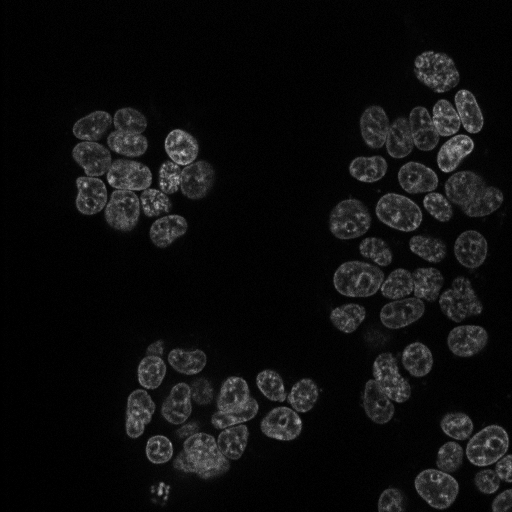
#> input picture tests/data/projections/FOV_00007_RAW.tif, 1024 x 1024 px (shown at 1/2 size); its folder holds only this picture in this run
$ python -i nucleus_segmentation.py   (imports and definitions only)   (older library calls are emulated)
#> lines starting #> are read from the running program, lines starting #| are printed output that depends on the picture; after the words box and inside, x2 and y2 are one past the last pixel; in counts of white or black regions, pixels touching at a corner belong together
### opencell/imaging/utils.py
import io
import base64
import skimage
import imageio
import tifffile
import numpy as np
import pandas as pd
from scipy import ndimage
from skimage import feature
from skimage import morphology


# [48 lines left out: functions load, load_and_downscale_2x, b64encode_image, autoscale, not called in this run]


# alias for autoscale, for backwards compatibility
def autogain(*args, **kwargs):
    return autoscale(*args, **kwargs)


def remove_small_regions(mask, min_area, conn=1):
    '''
    Remove regions that are too small or too large from the mask
    '''
    mask_label = skimage.measure.label(mask, connectivity=conn)
    props = skimage.measure.regionprops(mask_label)
    for prop in props:
        if prop.area < min_area:
            mask[mask_label == prop.label] = False
    return mask > 0


# [10 lines left out: function remove_large_regions, not called in this run]


def remove_edge_regions(mask, conn=1):
    '''
    Remove regions in the mask that touch one or more edges of the image
    '''
    mask_out = mask.copy()
    mask_label = skimage.measure.label(mask, connectivity=conn)
    props = skimage.measure.regionprops(mask_label)
    for prop in props:
        if min(prop.bbox) == 0 or prop.bbox[2] == mask.shape[0] or prop.bbox[3] == mask.shape[1]:
            mask_out[mask_label == prop.label] = False
    return mask_out > 0

### opencell/imaging/nucleus_segmentation.py
import os
import re
import sys
import glob
import json
import shutil
import pickle
import hashlib
import skimage
import datetime
import tifffile
import numpy as np
import pandas as pd

from scipy import ndimage
from skimage import feature
from skimage import morphology

from . import utils


def generate_final_mask(im):
    '''
    High-level method to generate the final nucleus segmentation mask
    '''

    # generate an initial, crude background mask
    background_mask = generate_background_mask(im, sigma=5, rel_thresh=1.0)

    # refine the crude mask
    refined_background_mask, _, _ = refine_background_mask(
        im,
        background_mask,
        sigma=4,
        radius=5,
        percentile=7,
        max_area=1e4,
        min_area=900,
    )

    # remove regions too small to be a nucleus from the refined mask
    refined_background_mask = utils.remove_small_regions(refined_background_mask, min_area=1000)

    # generate the (labeled) watershed mask
    watershed_mask = generate_watershed_mask(refined_background_mask, min_distance=15)

    # remove watershed regions that touch the edge of the image,
    # because they are often not accurately segmented
    watershed_mask = utils.remove_edge_regions(watershed_mask)

    return watershed_mask


def generate_background_mask(im, sigma, rel_thresh):
    '''
    Generate a crude nucleus background mask using Li thresholding
    '''
    # smooth the raw image
    imf = skimage.filters.gaussian(im, sigma=sigma)

    # background mask from minimum cross-entropy
    thresh = rel_thresh * skimage.filters.threshold_li(imf)
    mask = imf > thresh
    mask = skimage.morphology.erosion(mask)
    return mask


def laplacian_of_gaussian_filter(im, sigma):
    '''
    Laplace transform a Gaussian-smoothed image
    (aka the Laplacian-of-Gaussian or LoG filter)
    '''
    imf = skimage.filters.gaussian(im, sigma=sigma)
    im_lg = skimage.filters.laplace(imf, ksize=3)
    return im_lg


def refine_background_mask(
    im, background_mask, sigma, radius, percentile, max_area, min_area
):
    '''
    im : raw nucleus image
    background_mask : 'crude' background mask generated by generate_background_mask
    sigma : radius of gaussian for smoothing
    radius : size of the disk for the closing operation
    percentile : intensity threshold for the local minima mask
    max_area : maximum area of holes to fill
    min_area : minimum area of region in the local minimum mask to remove from the background mask

    Steps
    1) generate a 'refined' background mask by thresholding the laplace transform at zero
    2) morphologically close this mask and fill holes to eliminate intra-nuclear holes or gaps
       (empirically, this requires a closing disk of radius at least 4)
    3) multiply this 'refined' mask by the existing background mask (`background_mask`)
       to restore any 'true' holes/gaps that were present in the background mask
    4) generate a mask of local minima in the laplace transform,
       using a percentile threshold (5%-7% works well)
    5) iterate over regions in this local-minima mask and remove them from the refined mask
       if they partially overlap with the background of the refined mask

    This procedure helps to capture the narrow regions and gaps between clumped nuclei,
    which dramatically improves the accuracy of the nucleus positions
    extracted from the distance-transformed mask.

    An alternative and likely better approach would be to find a more sophisticated way
    of 'filling in' the interiors of the nuclei in the refined background mask;
    the use of closing followed by hole-filling here is so crude that the hackish use
    of the local minima mask to add back real gaps between nuclei becomes necessary
    to meaningfully improve over the crude `background_mask`.

    '''

    im_lg = laplacian_of_gaussian_filter(im, sigma)
    refined_mask = (im_lg > 0) * background_mask

    # eliminate intra-nuclear holes in the mask
    refined_mask = skimage.morphology.closing(refined_mask, skimage.morphology.disk(radius))
    refined_mask = skimage.morphology.remove_small_holes(
        refined_mask, area_threshold=max_area, connectivity=1
    )

    # multiply the mask by the background mask again to retain any holes that were present
    # in the background mask (which we can assume are real)
    refined_mask *= background_mask

    # create a mask of local minima in the LoG image
    minima_mask = im_lg < np.percentile(im_lg, percentile)

    # remove regions in the minima mask from the refined mask
    # if they partially overlap with the background of the refined mask
    minima_mask_labeled = skimage.measure.label(minima_mask, connectivity=1)
    props = skimage.measure.regionprops(minima_mask_labeled)
    for prop in props:
        region_overlaps_background = np.min(refined_mask[prop.coords[:, 0], prop.coords[:, 1]]) == 0
        if region_overlaps_background or prop.area > min_area:
            refined_mask[prop.coords[:, 0], prop.coords[:, 1]] = False

    return refined_mask, minima_mask, im_lg


# [14 lines left out: function find_region_centers, not called in this run]


def generate_watershed_mask(mask, min_distance, background_mask=None):
    '''
    Watershed a binary mask using the distance transform approach
    mask : the binary mask to distance-transform
    min_distance : minimum distance between local maxima in the distance transform
        to use as seeds for the watershed
    background_mask : optional, less stringent mask to mask the watershed transform itself
    '''

    if background_mask is None:
        background_mask = mask

    dist = ndimage.distance_transform_edt(mask)
    distf = skimage.filters.gaussian(dist, sigma=1)

    local_max = skimage.feature.peak_local_max(
        distf, indices=False, min_distance=min_distance, labels=mask
    )
    labeled_local_max, num_local_max = ndimage.label(local_max)

    watershed_mask = skimage.morphology.watershed(
        -distf.astype(float),
        mask=background_mask,
        markers=labeled_local_max,
        watershed_line=True,
        compactness=.01
    )
    return watershed_mask

>>> import cv2
>>> picture = cv2.imread('../../tests/data/projections/FOV_00007_RAW.tif', cv2.IMREAD_GRAYSCALE)
#> picture is the input picture: shape (1024, 1024); min 1, max 37, mean 3
>>> result = generate_final_mask(picture)
#> in generate_background_mask, `imf = skimage.filters.gaussian(im, sigma=sigma)`:
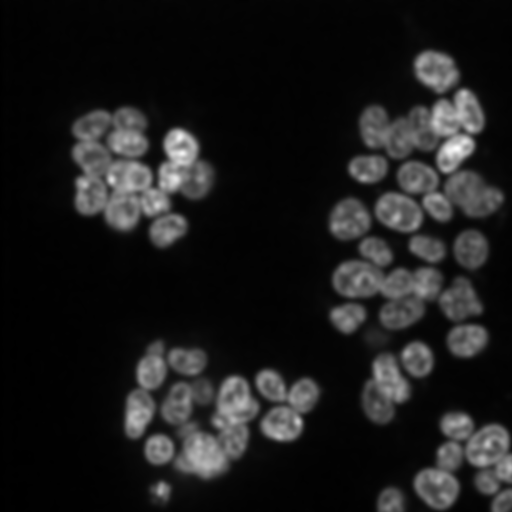
#> imf: shape (1024, 1024) float64 (shown at 1/2 size); min 0.00396, max 0.0733, mean 0.0117; drawn with min black and max white
#> in generate_background_mask, `thresh = rel_thresh * skimage.filters.threshold_li(imf)`: thresh = 0.0123
#> in refine_background_mask, `minima_mask_labeled = skimage.measure.label(minima_mask, connectivity=1)`:
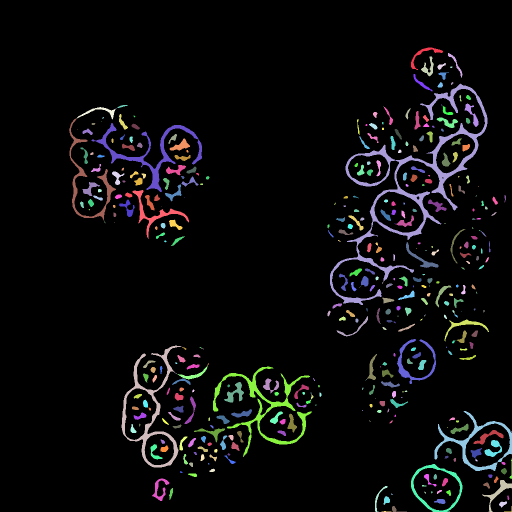
#> minima_mask_labeled: shape (1024, 1024) int32 (shown at 1/2 size); 412 distinct labels, from 0 to 411; one colour per label, 0 black
#> in refine_background_mask, `props = skimage.measure.regionprops(minima_mask_labeled)`: props = 411 regions; largest, box (x1, y1, x2, y2) and area: (660, 167, 975, 610) 12449, (426, 733, 624, 914) 4750, (243, 691, 363, 935) 4216, (183, 246, 404, 384) 3905, (869, 822, 1024, 942) 2753
#> the loop in refine_background_mask, `for prop in props:` made 411 passes
#> after the loop in refine_background_mask, `for prop in props:`:
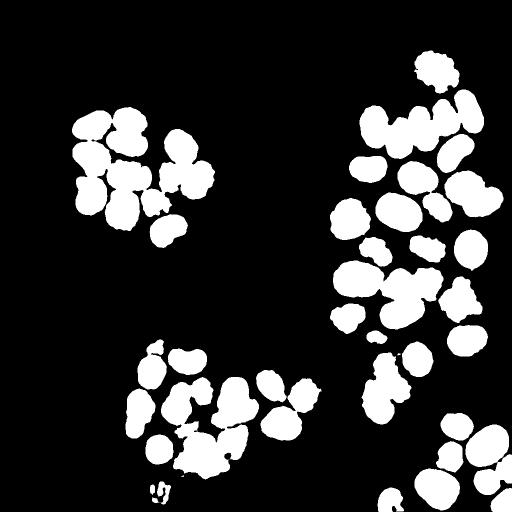
#> refined_mask: shape (1024, 1024) bool (shown at 1/2 size); 21.1% white; 39 white regions (2 under 20 px)
#> in remove_small_regions, `mask_label = skimage.measure.label(mask, connectivity=conn)`:
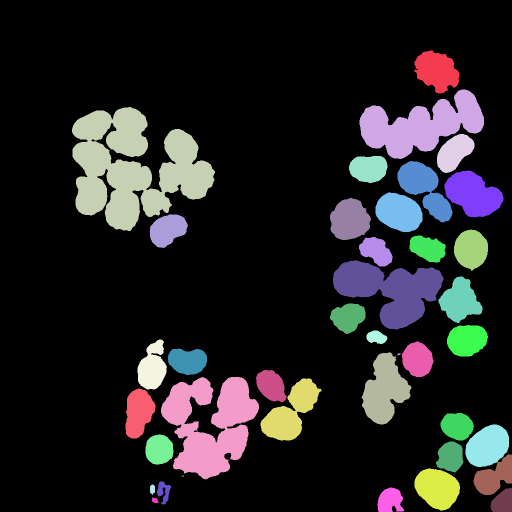
#> mask_label: shape (1024, 1024) int32 (shown at 1/2 size); 43 distinct labels, from 0 to 42; one colour per label, 0 black
#> in remove_small_regions, `props = skimage.measure.regionprops(mask_label)`: props = 42 regions; largest, box (x1, y1, x2, y2) and area: (144, 214, 430, 462) 39758, (322, 754, 518, 959) 23213, (719, 179, 968, 318) 18195, (666, 521, 887, 659) 16755, (723, 705, 823, 849) 8548
#> the loop in remove_small_regions, `for prop in props:` made 42 passes
#> in generate_watershed_mask, `labeled_local_max, num_local_max = ndimage.label(local_max)`: num_local_max = 61
#> in remove_edge_regions, `mask_label = skimage.measure.label(mask, connectivity=conn)`:
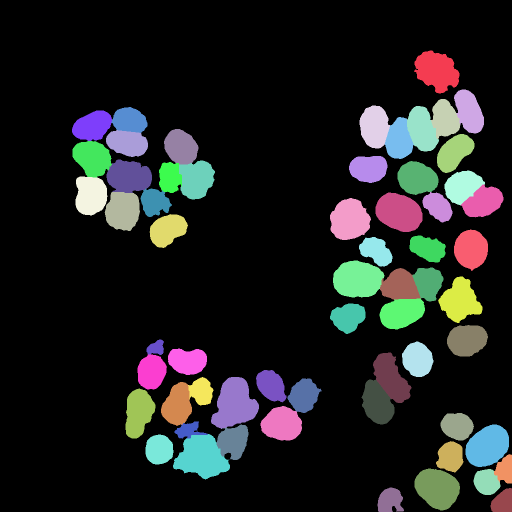
#> mask_label: shape (1024, 1024) int64 (shown at 1/2 size); 62 distinct labels, from 0 to 61; one colour per label, 0 black
#> in remove_edge_regions, `props = skimage.measure.regionprops(mask_label)`: props = 61 regions; largest, box (x1, y1, x2, y2) and area: (346, 868, 460, 959) 6601, (422, 754, 518, 858) 6474, (666, 521, 769, 595) 5930, (751, 385, 845, 464) 5544, (829, 937, 920, 1021) 5533
#> the loop in remove_edge_regions, `for prop in props:` made 61 passes
#> after the loop in remove_edge_regions, `for prop in props:`:
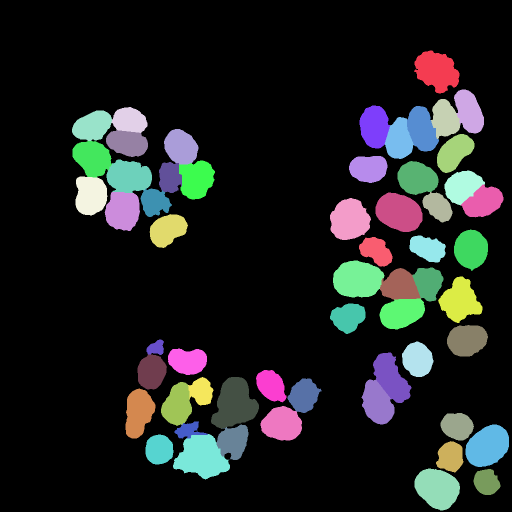
#> mask_out: shape (1024, 1024) int32 (shown at 1/2 size); 59 distinct labels, from 0 to 59; one colour per label, 0 black
#> in remove_edge_regions, `return mask_out > 0`:
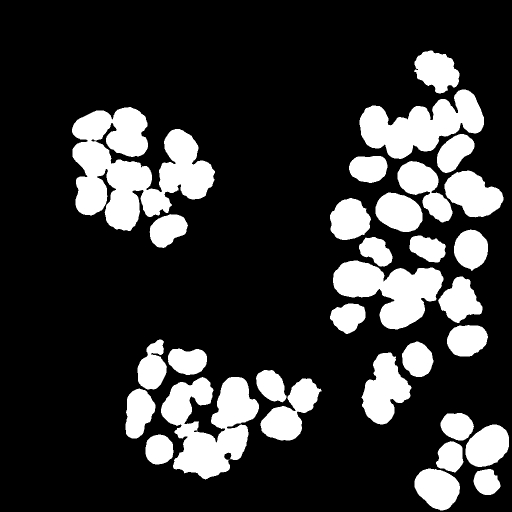
#> returned value: shape (1024, 1024) bool (shown at 1/2 size); 20.5% white; 31 white regions, largest, box (x1, y1, x2, y2) and area: (144, 214, 430, 462) 39758, (322, 754, 518, 959) 23213, (719, 179, 968, 318) 18195

$ run again, on tests/data/projections/FOV_00027_RAW.tif
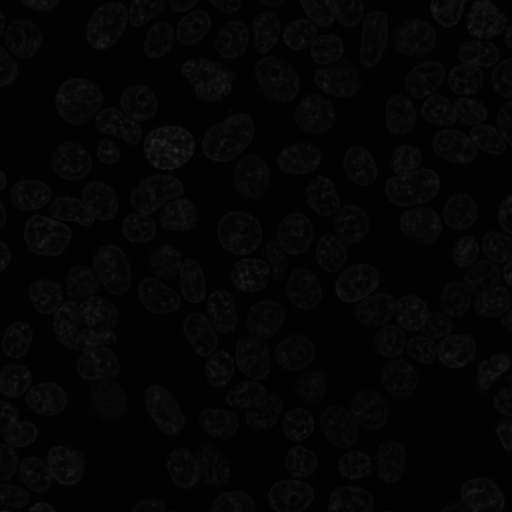
#> input picture tests/data/projections/FOV_00027_RAW.tif, 1024 x 1024 px (shown at 1/2 size)
#> picture is the input picture: shape (1024, 1024); min 0, max 52, mean 4.8
#> thresh = 0.0147
#> minima_mask: shape (1024, 1024) bool; 7% white; 982 white regions (283 under 20 px)
#> minima_mask_labeled: shape (1024, 1024) int32; 1034 distinct labels, from 0 to 1033
#> in refine_background_mask, `props = skimage.measure.regionprops(minima_mask_labeled)`: props = 1033 regions; largest, box (x1, y1, x2, y2) and area: (277, 244, 451, 375) 2564, (843, 0, 1011, 94) 2181, (0, 715, 135, 806) 1117, (41, 387, 120, 473) 832, (469, 473, 547, 555) 783
#> the loop in refine_background_mask, `for prop in props:` made 1033 passes
#> in remove_small_regions, `props = skimage.measure.regionprops(mask_label)`: props = 79 regions; largest, box (x1, y1, x2, y2) and area: (670, 462, 1024, 793) 49543, (58, 488, 264, 837) 32932, (365, 580, 569, 859) 28275, (810, 121, 1024, 327) 21456, (0, 801, 170, 986) 15487
#> the loop in remove_small_regions, `for prop in props:` made 79 passes
#> local_max: shape (1024, 1024) bool; 0.01% white in thin lines or dots
#> labeled_local_max: shape (1024, 1024) int32; 126 distinct labels, from 0 to 125
#> num_local_max = 125
#> watershed_mask: shape (1024, 1024) int32; 126 distinct labels, from 0 to 125
#> in remove_edge_regions, `props = skimage.measure.regionprops(mask_label)`: props = 125 regions; largest, box (x1, y1, x2, y2) and area: (105, 595, 238, 703) 10449, (403, 225, 510, 325) 7422, (287, 251, 390, 342) 7167, (111, 156, 207, 251) 6879, (768, 335, 881, 414) 6600
#> the loop in remove_edge_regions, `for prop in props:` made 125 passes
#> after the loop in remove_edge_regions, `for prop in props:`:
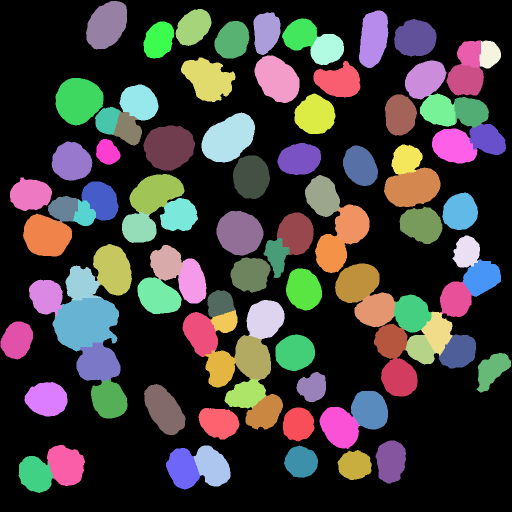
#> mask_out: shape (1024, 1024) int32 (shown at 1/2 size); 99 distinct labels, from 0 to 119; one colour per label, 0 black
#> in remove_edge_regions, `return mask_out > 0`:
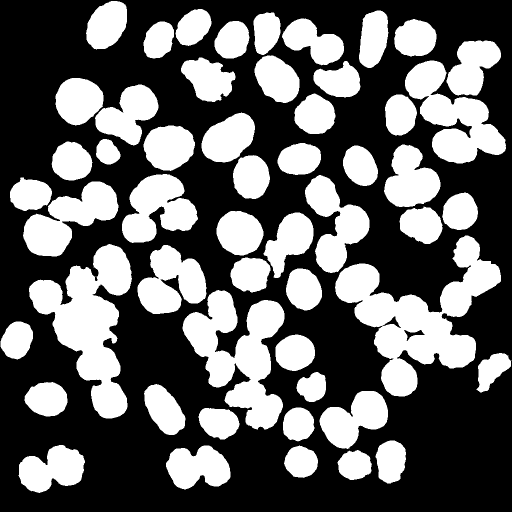
#> returned value: shape (1024, 1024) bool (shown at 1/2 size); 38.8% white; 53 white regions, largest, box (x1, y1, x2, y2) and area: (670, 471, 1002, 793) 40973, (58, 488, 264, 837) 32932, (365, 580, 569, 859) 28275

$ run again, on tests/data/projections/FOV_00061_RAW.tif
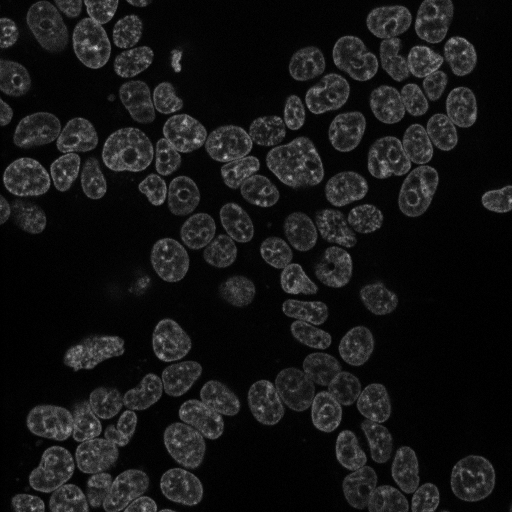
#> input picture tests/data/projections/FOV_00061_RAW.tif, 1024 x 1024 px (shown at 1/2 size)
#> picture is the input picture: shape (1024, 1024); min 1, max 39, mean 4.3
#> thresh = 0.0139
#> minima_mask: shape (1024, 1024) bool; 7% white; 695 white regions (176 under 20 px)
#> minima_mask_labeled: shape (1024, 1024) int32; 736 distinct labels, from 0 to 735
#> in refine_background_mask, `props = skimage.measure.regionprops(minima_mask_labeled)`: props = 735 regions; largest, box (x1, y1, x2, y2) and area: (137, 0, 291, 144) 2666, (52, 859, 193, 1024) 2160, (0, 303, 128, 400) 1707, (528, 164, 631, 314) 1579, (727, 99, 866, 214) 1500
#> the loop in refine_background_mask, `for prop in props:` made 735 passes
#> in remove_small_regions, `props = skimage.measure.regionprops(mask_label)`: props = 58 regions; largest, box (x1, y1, x2, y2) and area: (53, 722, 405, 1024) 38172, (495, 704, 785, 927) 29472, (276, 228, 572, 415) 26448, (735, 173, 955, 435) 23453, (732, 11, 954, 202) 18371
#> the loop in remove_small_regions, `for prop in props:` made 58 passes
#> local_max: shape (1024, 1024) bool; 0.01% white in thin lines or dots
#> labeled_local_max: shape (1024, 1024) int32; 100 distinct labels, from 0 to 99
#> num_local_max = 99
#> watershed_mask: shape (1024, 1024) int32; 100 distinct labels, from 0 to 99
#> in remove_edge_regions, `props = skimage.measure.regionprops(mask_label)`: props = 99 regions; largest, box (x1, y1, x2, y2) and area: (532, 273, 649, 377) 8497, (203, 254, 308, 345) 7504, (900, 909, 992, 1004) 6918, (212, 938, 355, 1024) 6580, (795, 332, 879, 435) 6144
#> the loop in remove_edge_regions, `for prop in props:` made 99 passes
#> after the loop in remove_edge_regions, `for prop in props:`:
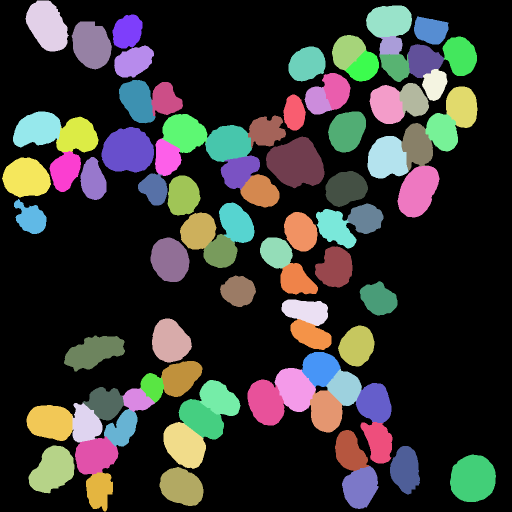
#> mask_out: shape (1024, 1024) int32 (shown at 1/2 size); 87 distinct labels, from 0 to 94; one colour per label, 0 black
#> in remove_edge_regions, `return mask_out > 0`:
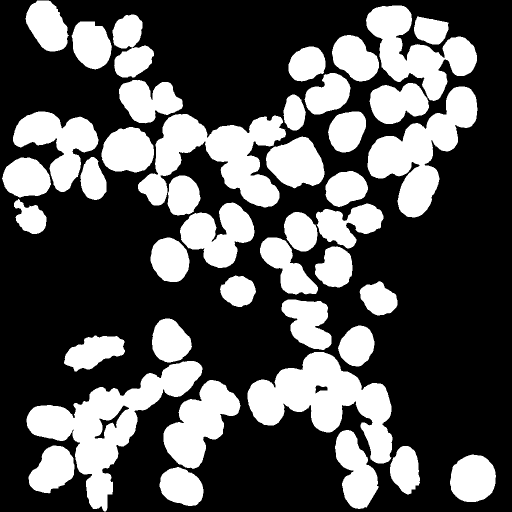
#> returned value: shape (1024, 1024) bool (shown at 1/2 size); 33.3% white; 43 white regions, largest, box (x1, y1, x2, y2) and area: (53, 722, 405, 1023) 31592, (495, 704, 785, 927) 29472, (276, 228, 572, 415) 26448
